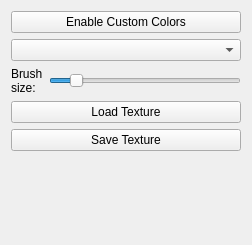
<?xml version="1.0" encoding="UTF-8"?>
<ui version="4.0">
 <class>CustomColorsPropertiesView</class>
 <widget class="QWidget" name="CustomColorsPropertiesView">
  <property name="geometry">
   <rect>
    <x>0</x>
    <y>0</y>
    <width>252</width>
    <height>245</height>
   </rect>
  </property>
  <property name="windowTitle">
   <string>Form</string>
  </property>
  <layout class="QVBoxLayout" name="verticalLayout">
   <item>
    <widget class="QPushButton" name="buttonEnableCustomColorsEditor">
     <property name="text">
      <string>Enable Custom Colors</string>
     </property>
     <property name="checkable">
      <bool>false</bool>
     </property>
     <property name="autoDefault">
      <bool>false</bool>
     </property>
     <property name="default">
      <bool>false</bool>
     </property>
    </widget>
   </item>
   <item>
    <widget class="QComboBox" name="comboColor">
     <property name="sizePolicy">
      <sizepolicy hsizetype="Preferred" vsizetype="Fixed">
       <horstretch>0</horstretch>
       <verstretch>0</verstretch>
      </sizepolicy>
     </property>
    </widget>
   </item>
   <item>
    <widget class="QFrame" name="frame_3">
     <property name="frameShape">
      <enum>QFrame::NoFrame</enum>
     </property>
     <property name="frameShadow">
      <enum>QFrame::Plain</enum>
     </property>
     <property name="lineWidth">
      <number>0</number>
     </property>
     <layout class="QHBoxLayout" name="horizontalLayout_4">
      <property name="margin">
       <number>0</number>
      </property>
      <item>
       <widget class="QLabel" name="label">
        <property name="sizePolicy">
         <sizepolicy hsizetype="Maximum" vsizetype="Preferred">
          <horstretch>0</horstretch>
          <verstretch>0</verstretch>
         </sizepolicy>
        </property>
        <property name="text">
         <string>Brush
size:</string>
        </property>
        <property name="wordWrap">
         <bool>true</bool>
        </property>
       </widget>
      </item>
      <item>
       <widget class="QSlider" name="sliderBrushSize">
        <property name="sizePolicy">
         <sizepolicy hsizetype="Minimum" vsizetype="Fixed">
          <horstretch>0</horstretch>
          <verstretch>0</verstretch>
         </sizepolicy>
        </property>
        <property name="minimum">
         <number>10</number>
        </property>
        <property name="maximum">
         <number>100</number>
        </property>
        <property name="value">
         <number>20</number>
        </property>
        <property name="orientation">
         <enum>Qt::Horizontal</enum>
        </property>
       </widget>
      </item>
     </layout>
    </widget>
   </item>
   <item>
    <widget class="QPushButton" name="buttonLoadTexture">
     <property name="text">
      <string>Load Texture</string>
     </property>
    </widget>
   </item>
   <item>
    <widget class="QPushButton" name="buttonSaveTexture">
     <property name="text">
      <string>Save Texture</string>
     </property>
    </widget>
   </item>
   <item>
    <spacer name="verticalSpacer">
     <property name="orientation">
      <enum>Qt::Vertical</enum>
     </property>
     <property name="sizeHint" stdset="0">
      <size>
       <width>225</width>
       <height>34</height>
      </size>
     </property>
    </spacer>
   </item>
  </layout>
 </widget>
 <resources/>
 <connections/>
</ui>
